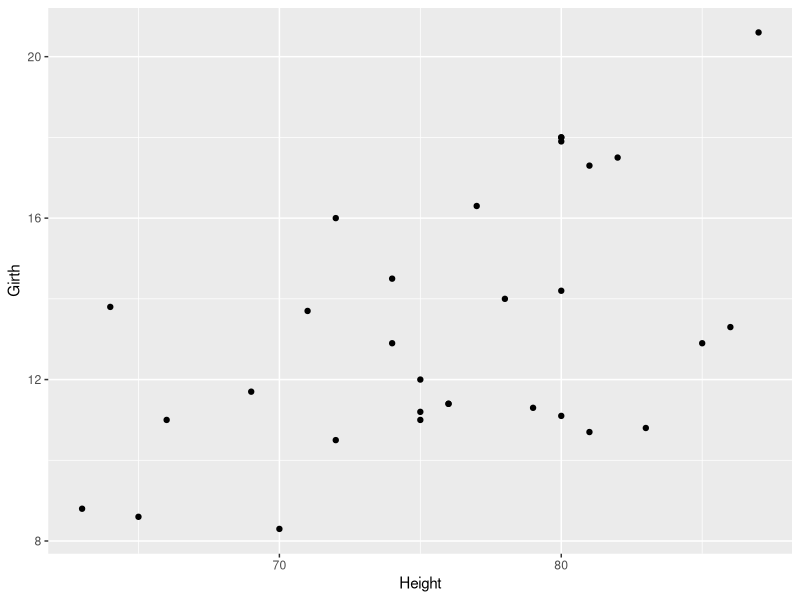
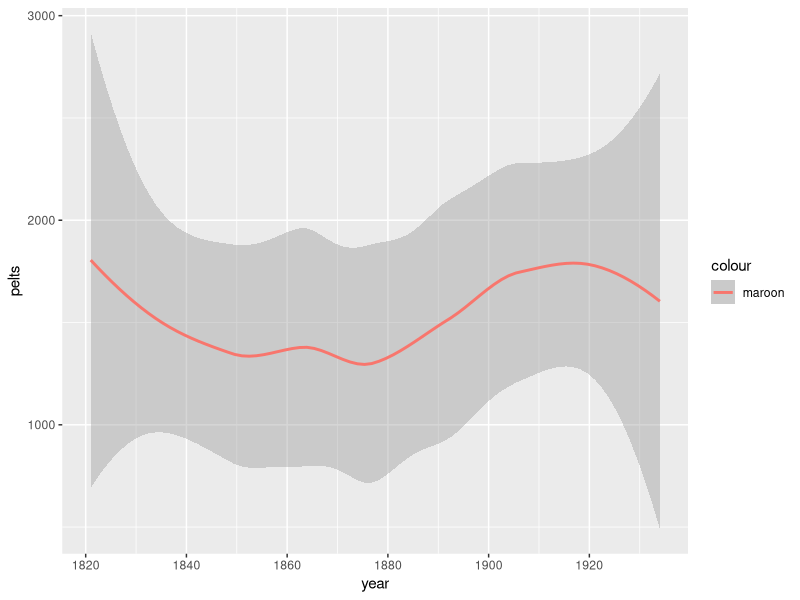
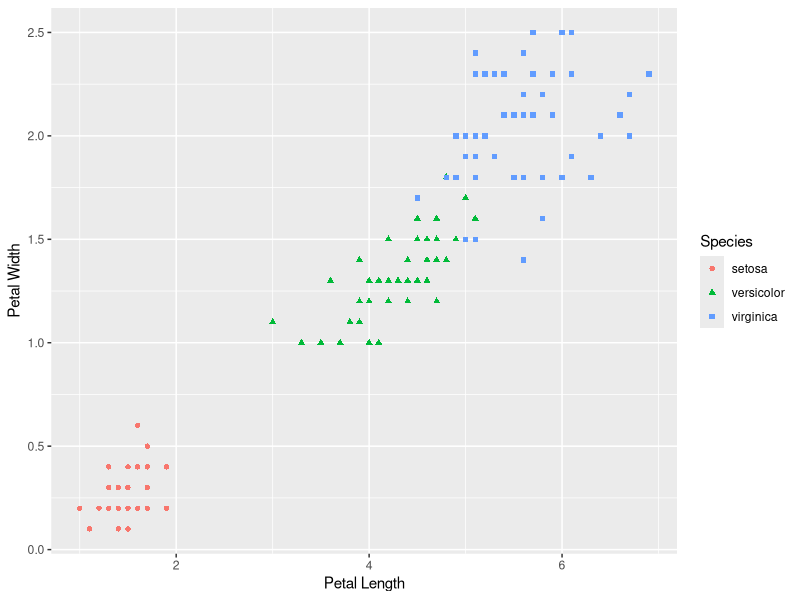
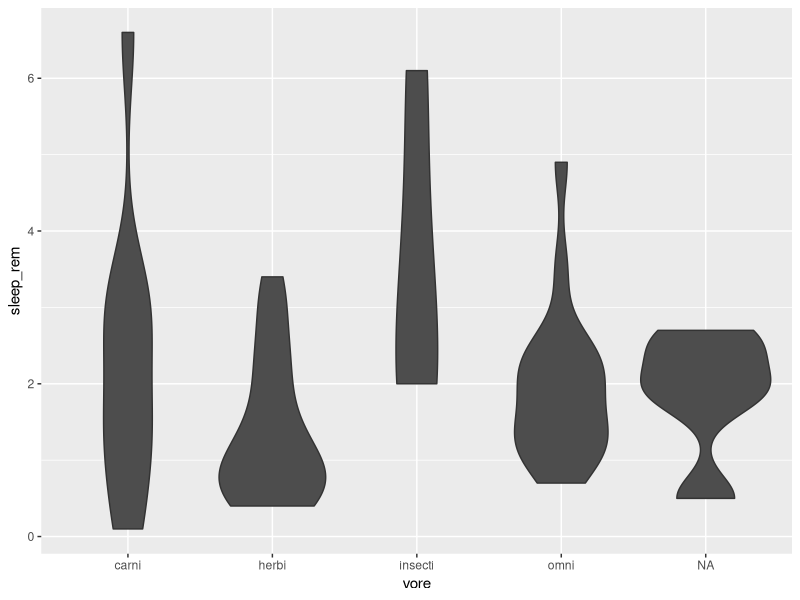
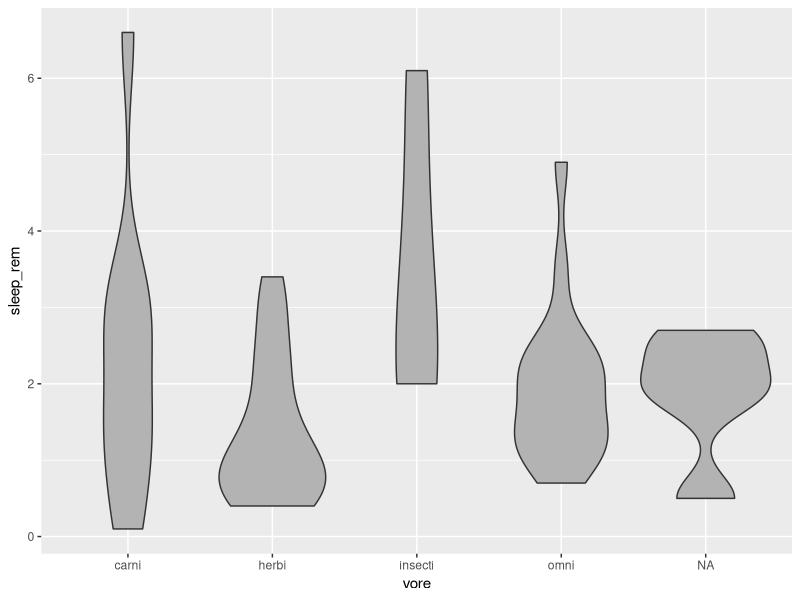
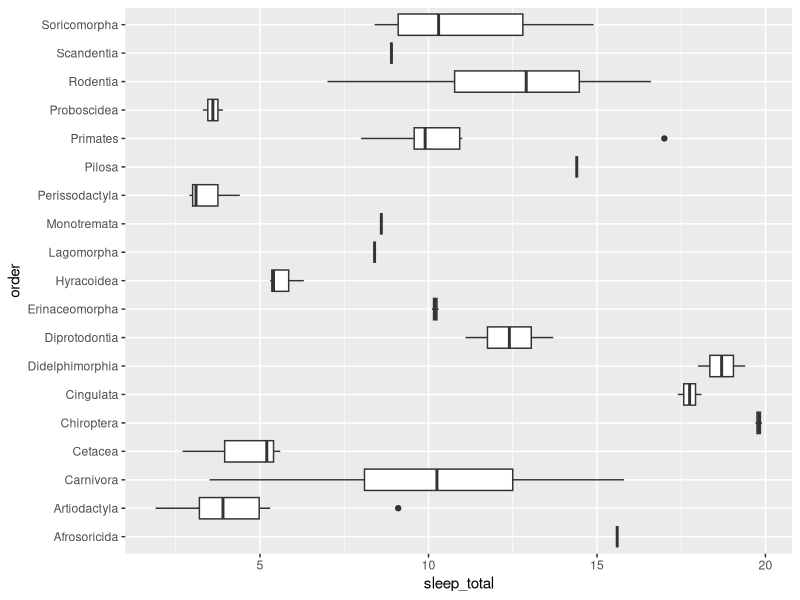
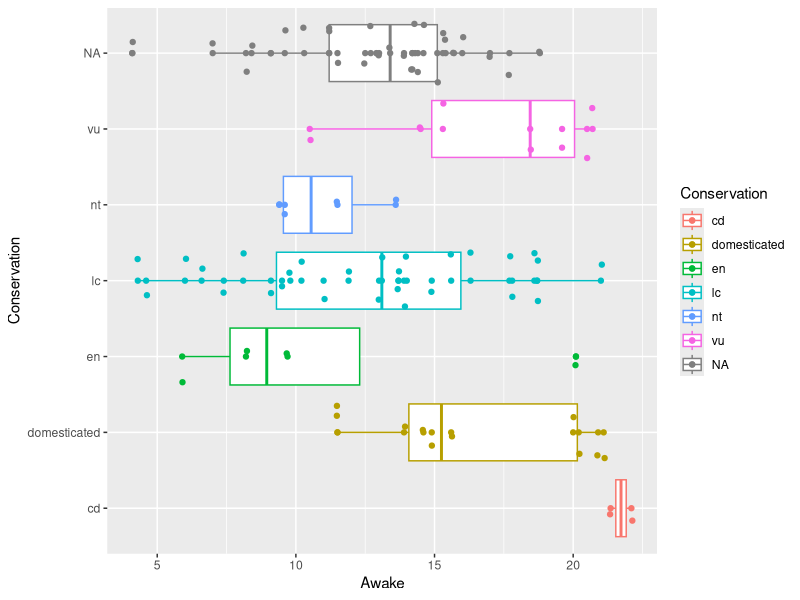
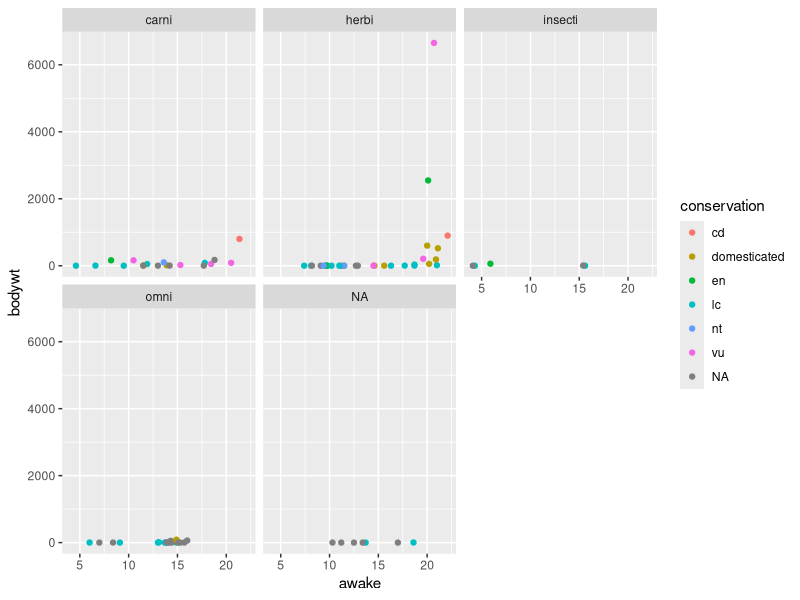

Write R code to recreate these figures, in order.
## ---- chunk 1
library(tidyverse)
## ---- chunk 2
data(trees)
## ---- chunk 3
?trees
## ---- chunk 4
ggplot(data = trees)+
  geom_point(mapping = aes(x=Height, y=Girth))
## ---- chunk 5
data("lynx")
## ---- chunk 6
?lynx
## ---- chunk 7
year <- c(1821:1934)
## ---- chunk 8
class(lynx)
## ---- chunk 9
pelts <- as.vector(lynx)
## ---- chunk 10
lynx_pelts <- data.frame(year, pelts)
## ---- chunk 11
ggplot(data = lynx_pelts)+
  geom_smooth(mapping = aes(x = year, y = pelts, color= "maroon"))
## ---- chunk 12
data("iris")
## ---- chunk 13
?iris
## ---- chunk 14
ggplot(data = iris, mapping = aes(x = Petal.Length, y = Petal.Width)) + labs(y = "Petal Width", x = "Petal Length") + geom_point(mapping = aes(color = Species, shape = Species, point = 2))
## ---- chunk 15
data("msleep")
## ---- chunk 16
?msleep
## ---- chunk 17
ggplot(data = msleep, mapping = aes(x = vore, y = sleep_rem))+
  geom_violin(fill = "gray30")
## ---- chunk 18
ggplot(data = msleep) +
  geom_violin(mapping = aes(x = vore, y = sleep_rem), fill = "gray70")
## ---- chunk 19
ggplot(data = msleep) +
  geom_boxplot(mapping = aes(x = order, y = sleep_total)) + 
  coord_flip()
## ---- chunk 20
ggplot(data = msleep, mapping = aes(x = conservation, y = awake, color = conservation)) +
  geom_boxplot() +
  geom_point() +
  geom_jitter() +
  coord_flip() +
  labs(x = 'Conservation', y = 'Awake') +
  scale_color_discrete('Conservation')
  
## ---- chunk 21
ggplot(data = msleep) +
  geom_point(mapping = aes(x = awake, y = bodywt, color = conservation)) +
  facet_wrap(~ vore, nrow = 2)
## ---- chunk 22
ggplot(data = msleep) +
  geom_point(mapping = aes(x = awake, y = brainwt, color = vore))
